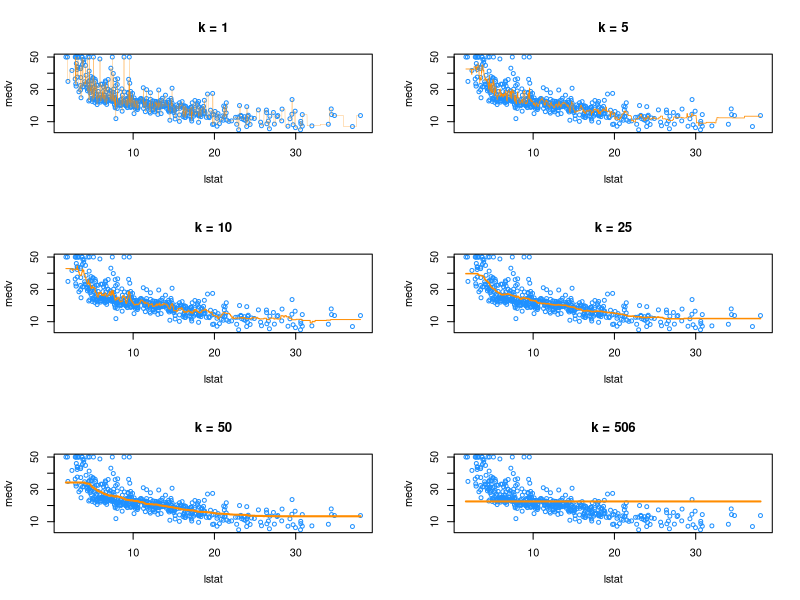

Reproduce this figure in R.
##########
##install.packages("FNN")
library(MASS)
a=Boston
X_boston = Boston["lstat"]
y_boston = Boston$medv
lstat_grid = data.frame(lstat = seq(range(X_boston$lstat)[1], range(X_boston$lstat)[2], by = 0.01))

#Unfortunately, knn() from class only handles classification. 
#To perform regression, we will need knn.reg() from the FNN package. 
#Notice that, we do not load this package, 
#but instead use FNN::knn.reg to access the function. 
#This is useful since FNN also contains a function knn() and would then mask knn() from class.

pred_001 = FNN::knn.reg(train = X_boston, test = lstat_grid, y = y_boston, k = 1)
pred_005 = FNN::knn.reg(train = X_boston, test = lstat_grid, y = y_boston, k = 5)
pred_010 = FNN::knn.reg(train = X_boston, test = lstat_grid, y = y_boston, k = 10)
pred_050 = FNN::knn.reg(train = X_boston, test = lstat_grid, y = y_boston, k = 50)
pred_100 = FNN::knn.reg(train = X_boston, test = lstat_grid, y = y_boston, k = 100)
pred_506 = FNN::knn.reg(train = X_boston, test = lstat_grid, y = y_boston, k = 506)


#################


par(mfrow = c(3, 2))

plot(medv ~ lstat, data = Boston, cex = .8, col = "dodgerblue", main = "k = 1")
lines(lstat_grid$lstat, pred_001$pred, col = "darkorange", lwd = 0.25)

plot(medv ~ lstat, data = Boston, cex = .8, col = "dodgerblue", main = "k = 5")
lines(lstat_grid$lstat, pred_005$pred, col = "darkorange", lwd = 0.75)

plot(medv ~ lstat, data = Boston, cex = .8, col = "dodgerblue", main = "k = 10")
lines(lstat_grid$lstat, pred_010$pred, col = "darkorange", lwd = 1)

plot(medv ~ lstat, data = Boston, cex = .8, col = "dodgerblue", main = "k = 25")
lines(lstat_grid$lstat, pred_050$pred, col = "darkorange", lwd = 1.5)

plot(medv ~ lstat, data = Boston, cex = .8, col = "dodgerblue", main = "k = 50")
lines(lstat_grid$lstat, pred_100$pred, col = "darkorange", lwd = 2)

plot(medv ~ lstat, data = Boston, cex = .8, col = "dodgerblue", main = "k = 506")
lines(lstat_grid$lstat, pred_506$pred, col = "darkorange", lwd = 2)
